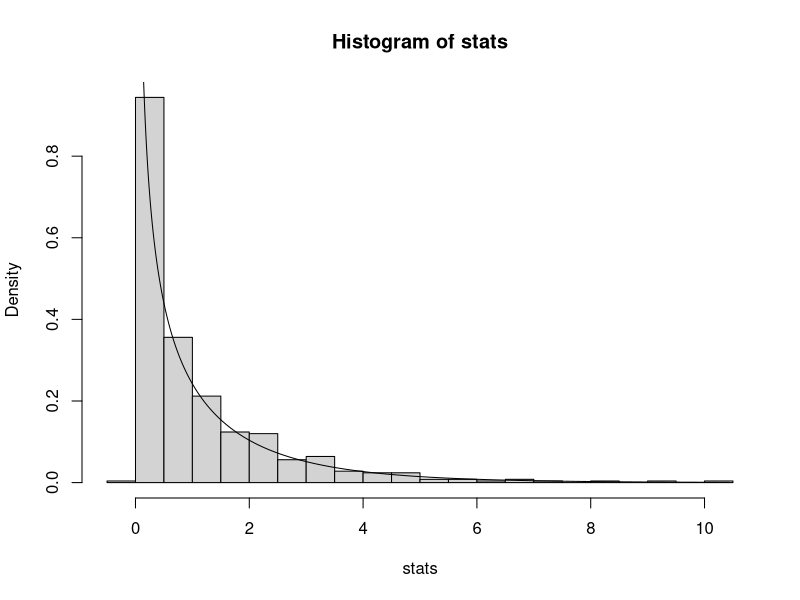
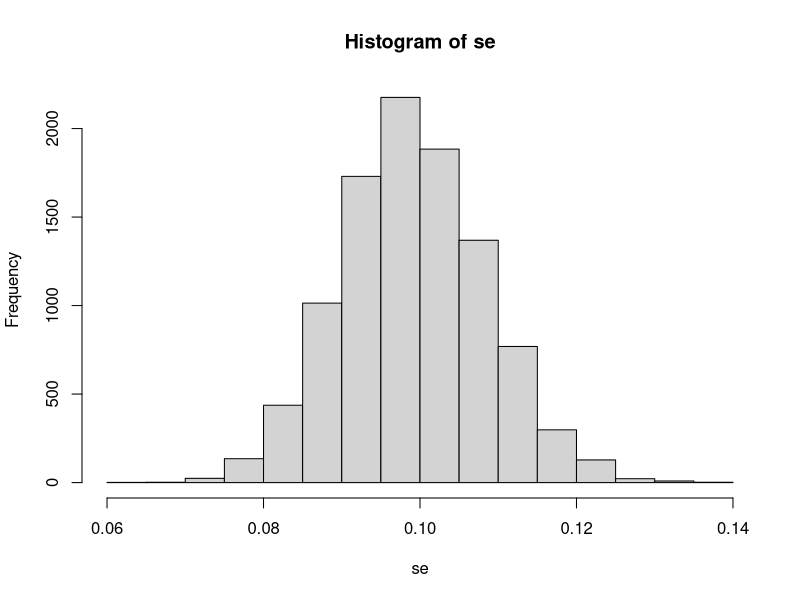
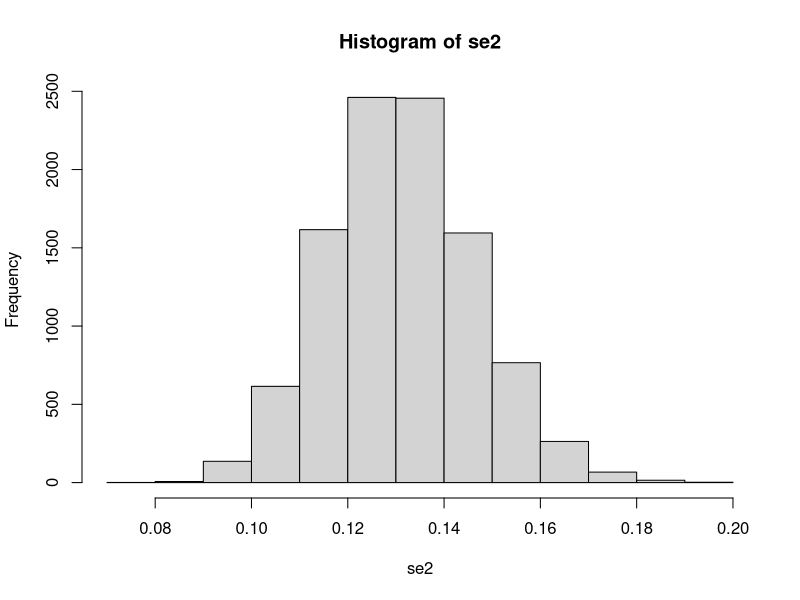

Recreate these plots in R, in order.
## ---- chunk 1
knitr::opts_chunk$set(echo = TRUE)
## ---- chunk 2
library(readr)
setwd("~/Desktop/HW 11")
table <- read_csv("NBA_record.csv")
teams <- read_csv("teams.txt",col_names = F)
## ---- chunk 3
loglik = function(theta, Home, Away, Y) {
            alpha = theta[1]
            beta = c(0, theta[-1])
            return(sum(Y * (alpha + beta[Home] - beta[Away]) - log(1 + exp(alpha + beta[Home] - beta[Away]))))
          }
## ---- chunk 4
theta0 = rep(0, 30)  # initialization for theta (for example the all 0’s vector)
result = optim(theta0,loglik,Home=table$Home,Away=table$Away,Y=table$Y,method='BFGS',control=list('fnscale'=-1))
## ---- chunk 5
coefs = order(c(0, result$par[2:30]), decreasing = T)
teams[coefs[1:5],]
## ---- chunk 6
result$par[1]
## ---- chunk 7
# without intercept
loglik_b = function(theta, Home, Away, Y) { 
            beta = c(0, theta)
            return(sum(Y * (beta[Home] - beta[Away]) - log(1 + exp(beta[Home] - beta[Away]))))
          }
theta0 = rep(0, 29)
result2 = optim(theta0, loglik_b,Home=table$Home,Away=table$Away,Y=table$Y,method='BFGS',control=list('fnscale'=-1))
## ---- chunk 8
result$value # log-likelihood value of (a)
result2$value # log-likelihood value of (b)
GLRT = 2 * (result$value - result2$value)
p_value = 1 - pchisq(GLRT, df=1) 
print(c(paste("GLRT statistic = ",GLRT), paste("p-value = ", p_value)))
## ---- chunk 9
B = 500
stats = numeric(B)
#do bootstrap
for (b in 1:B){
  n = 1230
  k = 30
  # print(b)
  Home = table$Home
  Away = table$Away
  Y = table$Y
  # do swapping
  swap = which(rbinom(n,1,0.5) == 1)
  # flip Y's
  Y[swap] = 1-Y[swap]
  # flip home and away
  temp = Home[swap]
  Home[swap] = Away[swap]
  Away[swap] = temp
  
  # solve for theta under full model
  theta0 = rep(0,k)
  result = optim(theta0, loglik,Home=Home,Away=Away,Y=Y,method='BFGS',control=list('fnscale'=-1))
  
  #solve for theta under submodel
  theta0 = rep(0,k-1)
  result_null = optim(theta0, loglik_b,Home=Home,Away=Away,Y=Y,method='BFGS',control=list('fnscale'=-1)) #?
  
  #compute statistics
  stats[b] = -2 *(result_null$value - result$value)
}

x.grid = seq(0,max(stats),by = 0.01)
f.grid = dchisq(x.grid,df=1)
hist(stats,breaks = 20,freq = FALSE)
lines(x.grid,f.grid)
## ---- chunk 10
set.seed(123)
x = (1:100)/100
sigma = (1:100)/100 
B = 10000

estimate = numeric(B) # least-squares estimate beta tilde
se = numeric(B) # estimated SE for beta tilde
se2 = numeric(B) # estimated SE using the method in part (c)

se2_fun <- function(x, Y, estimate) { 
     sqrt(sum(x^2 * (Y - estimate * x)^2)) / sum(x^2)
}

for(i in 1:B){
  Y = x + rnorm(n = 100, mean = 0, sd = sigma)
  model = lm(Y ~ x + 0)
  estimate[i] = summary(model)[["coefficients"]][["x","Estimate"]] 
  se[i] = summary(model)[["coefficients"]][["x","Std. Error"]] 
  se2[i] = se2_fun(x, Y, estimate[i])
}
## ---- chunk 11
sd(estimate)
hist(se) 
hist(se2)
